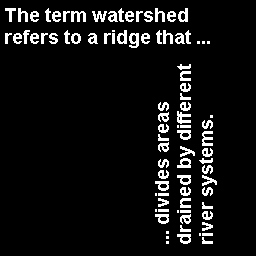
%> input picture Mathematical_Morphology_examples/text.png, 256 x 256 px
$ octave MathMorphTextDisk.m   (GNU Octave 9; MATLAB toolbox functions it lacks are replaced by stand-ins)
%> lines starting %> are read from the running program, lines starting %| are printed output that depends on the picture; in (x1, y1, x2, y2) boxes, pixels count from 0 and x2, y2 are one past the last pixel; in counts of white or black regions, pixels touching at a corner belong together; the program's own positions count from 1
%% Introduction to image processing workshop - semester two
%% You can run this code and check the results in the "Command Window"
%% Mathematical morphology image function
%%   /\
%%  /!!\
%% /!!!!\  Make sure that you load the image package using
%%/______\ "pkg load image"
%% Basic examples of Mathematical morphology: cameraman image
%% Made by Romuald Jolivot for BU introduction to image processing workshop


% Clear all previous data use clear function and closing all potential windows using close function for all data
clear all, close all

%%%%%%%%%%%%%%%%%%%%%%%%%%%%%%%%%%%%%%%%%%%%%%%%%%%%%%%%%%%%%%%%%%%%%%%%%%%%%%%%
%% Load image into a variable
%%%%%%%%%%%%%%%%%%%%%%%%%%%%%%%%%%%%%%%%%%%%%%%%%%%%%%%%%%%%%%%%%%%%%%%%%%%%%%%%


% Load an image using dialog box function uigetfile
% uigetfile function to get the file path and file name
%[filename, filepath]=uigetfile({"*.png;*.jpg","Choose cameraman image to load"});
% load the image using file path and file name put into Diskd bracked and separated with a comma ,
%Im = imread([filepath,filename]);


%% Load an image with the file name
Im = imread("text.png");
%> Im: size 256x256 logical; 7.3% white in thin lines or dots, all inside (x1, y1, x2, y2) = (5, 8, 217, 244)


%%%%%%%%%%%%%%%%%%%%%%%%%%%%%%%%%%%%%%%%%%%%%%%%%%%%%%%%%%%%%%%%%%%%%%%%%%%%%%%%
%% Structuring element: Disk
% Size 5
SESQ3=strel("disk",5,0);

% Size 7
SESQ5=strel("disk",7,0);

% Size 10
SESQ7=strel("disk",10,0);


% Apply erosion using Disk with different size
% Erosion Disk 5
ImErSq3 = imerode(Im,SESQ3);
%> ImErSq3: size 256x256 logical; every value is 0
% Erosion Disk 7
ImErSq5 = imerode(Im,SESQ5);
% Erosion Disk 10
ImErSq7 = imerode(Im,SESQ7);

% Display the results for Erosion Disk 5, 7, 10

figure(1)
subplot(2,2,1)
imshow(Im)
title("Original Image")
subplot(2,2,2)
imshow(ImErSq3)
title("Erosion Disk 5")
subplot(2,2,3)
imshow(ImErSq5)
title("Erosion Disk 7")
subplot(2,2,4)
imshow(ImErSq7)
title("Erosion Disk 10")

% Apply dilation using Disk with different size
% Dilation Disk 5
ImDiSq3 = imdilate(Im,SESQ3);
%> ImDiSq3: size 256x256 logical; 27% white; 2 white regions, box (x1, y1, x2, y2) and area: (150, 59, 222, 249) 9533, (0, 3, 215, 53) 8177
% Dilation Disk 7
ImDiSq5 = imdilate(Im,SESQ5);
%> ImDiSq5: size 256x256 logical; 31.1% white; 2 white regions, box (x1, y1, x2, y2) and area: (148, 57, 224, 251) 10934, (0, 1, 217, 55) 9440
% Dilation Disk 10
ImDiSq7 = imdilate(Im,SESQ7);
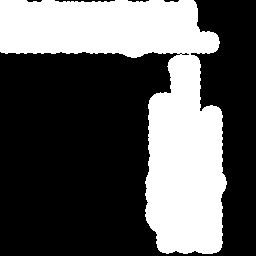
%> ImDiSq7: size 256x256 logical; 35.8% white; 1 white region, box (x1, y1, x2, y2) and area: (0, 0, 227, 254) 23488

% Display the results for Dilation Disk size 5, 7, 10

figure(2)
subplot(2,2,1)
imshow(Im)
title("Original Image")
subplot(2,2,2)
imshow(ImDiSq3)
title("Dilation Disk 5")
subplot(2,2,3)
imshow(ImDiSq5)
title("Dilation Disk 7")
subplot(2,2,4)
imshow(ImDiSq7)
title("Dilation Disk 10")


% Apply opening using Disk with different size
% Opening Disk 5
ImOpSq3 = imopen(Im,SESQ3);
% Opening Disk 7
ImOpSq5 = imopen(Im,SESQ5);
% Opening Disk 10
ImOpSq7 = imopen(Im,SESQ7);

% Display the results for opening Disk size 5, 7, 10

figure(3)
subplot(2,2,1)
imshow(Im)
title("Original Image")
subplot(2,2,2)
imshow(ImOpSq3)
title("Opening Disk 5")
subplot(2,2,3)
imshow(ImOpSq5)
title("Opening Disk 7")
subplot(2,2,4)
imshow(ImOpSq7)
title("Opening Disk 10")

% Apply closing using Disk with different size
% Closing Disk 5
ImClSq3 = imclose(Im,SESQ3);
%> ImClSq3: size 256x256 logical; 13.4% white; 5 white regions (2 under 20 px), largest, box (x1, y1, x2, y2) and area: (155, 64, 217, 244) 4759, (5, 8, 210, 48) 4011, (166, 230, 173, 244) 41
% Closing Disk 7
ImClSq5 = imclose(Im,SESQ5);
%> ImClSq5: size 256x256 logical; 19.5% white; 2 white regions, box (x1, y1, x2, y2) and area: (155, 64, 217, 244) 7122, (5, 8, 210, 48) 5659
% Closing Disk 10
ImClSq7 = imclose(Im,SESQ7);
%> ImClSq7: size 256x256 logical; 20.9% white; 2 white regions, box (x1, y1, x2, y2) and area: (155, 64, 217, 244) 7638, (5, 8, 210, 48) 6064

% Display the results for Closing Disk size 5, 7, 10

figure(4)
subplot(2,2,1)
imshow(Im)
title("Original Image")
subplot(2,2,2)
imshow(ImClSq3)
title("Closing Disk 5")
subplot(2,2,3)
imshow(ImClSq5)
title("Closing Disk 7")
subplot(2,2,4)
imshow(ImClSq7)
title("Closing Disk 10")


%% Applying erosion twice
ImErSq3_2 = imerode(ImErSq3,SESQ3);

figure(5)
subplot(1,3,1)
imshow(Im)
title("Original Image")
subplot(1,3,2)
imshow(ImErSq3)
title("Erosion Disk 5")
subplot(1,3,3)
imshow(ImErSq3)
title("Erosion Disk 5 x2")

%% Applying dilation twice
ImDiSq3_2 = imdilate(ImDiSq3,SESQ3);
%> ImDiSq3_2: size 256x256 logical; 35.7% white; 1 white region, box (x1, y1, x2, y2) and area: (0, 0, 227, 254) 23429

figure(6)
subplot(1,3,1)
imshow(Im)
title("Original Image")
subplot(1,3,2)
imshow(ImDiSq3)
title("Dilation Disk 5")
subplot(1,3,3)
imshow(ImDiSq3_2)
title("Dilation Disk 5 x2")


%%%%%%%%%%%%%%%%%%%%%%%%%%%%%%%%%%%%%%%%%%%%%%%%%%%%%%%%%%%%%%%%%%%%%%%%%%%%%%%%
%% Add salt and pepper noise
ImAddNoise = imnoise(double(Im), "salt & pepper",0.02);
%> ImAddNoise: size 256x256 double; values 0 (black) and 1 (white), 8.1% white in thin lines or dots

% Apply erosion using Disk with different size
% Erosion Disk 5
ImErSq3Noise = imerode(ImAddNoise,SESQ3);
%> ImErSq3Noise: size 256x256 double; every value is 0
% Erosion Disk 7
ImErSq5Noise = imerode(ImAddNoise,SESQ5);
% Erosion Disk 10
ImErSq7Noise = imerode(ImAddNoise,SESQ7);

% Display the results for Erosion Disk 3

figure(7)
subplot(2,2,1)
imshow(ImAddNoise)
title("Noisy Image")
subplot(2,2,2)
imshow(ImErSq3Noise)
title("Erosion Disk 5")
subplot(2,2,3)
imshow(ImErSq5Noise)
title("Erosion Disk 7")
subplot(2,2,4)
imshow(ImErSq7Noise)
title("Erosion Disk 10")

% Apply dilation using Disk with different size
% Dilation Disk 3
ImDiSq3Noise = imdilate(ImAddNoise,SESQ3);
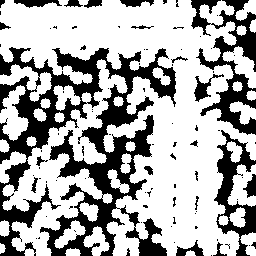
%> ImDiSq3Noise: size 256x256 double; values 0 (black) and 1 (white), 67.2% white; 89 black regions (68 under 20 px), largest, box (x1, y1, x2, y2) and area: (0, 47, 176, 256) 14490, (191, 0, 256, 135) 3176, (214, 130, 256, 256) 1894
% Dilation Disk 5
ImDiSq5Noise = imdilate(ImAddNoise,SESQ5);
%> ImDiSq5Noise: size 256x256 double; values 0 (black) and 1 (white), 84% white; 90 black regions (42 under 20 px), largest, box (x1, y1, x2, y2) and area: (0, 91, 64, 161) 1096, (62, 137, 127, 200) 931, (52, 50, 107, 95) 755
% Dilation Disk 3
ImDiSq7Noise = imdilate(ImAddNoise,SESQ7);
%> ImDiSq7Noise: size 256x256 double; values 0 (black) and 1 (white), 97.4% white; 54 black regions (28 under 20 px), largest, box (x1, y1, x2, y2) and area: (241, 37, 256, 56) 162, (143, 244, 162, 256) 151, (106, 110, 125, 121) 138

% Display the results for Dilation Disk size 5, 7, 10

figure(8)
subplot(2,2,1)
imshow(ImAddNoise)
title("Noisy Image")
subplot(2,2,2)
imshow(ImDiSq3Noise)
title("Dilation Disk 5")
subplot(2,2,3)
imshow(ImDiSq5Noise)
title("Dilation Disk 7")
subplot(2,2,4)
imshow(ImDiSq7Noise)
title("Dilation Disk 10")


% Apply opening using Disk with different size
% Opening Disk 5
ImOpSq3Noise = imopen(ImAddNoise,SESQ3);
% Opening Disk 7
ImOpSq5Noise = imopen(ImAddNoise,SESQ5);
% Opening Disk 10
ImOpSq7Noise = imopen(ImAddNoise,SESQ7);

% Display the results for opening Disk size 5, 7, 10

figure(9)
subplot(2,2,1)
imshow(ImAddNoise)
title("Noisy Image")
subplot(2,2,2)
imshow(ImOpSq3Noise)
title("Opening Disk 5")
subplot(2,2,3)
imshow(ImOpSq5Noise)
title("Opening Disk 7")
subplot(2,2,4)
imshow(ImOpSq7Noise)
title("Opening Disk 10")

% Apply closing using Disk with different size
% Closing Disk 5
ImClSq3Noise = imclose(ImAddNoise,SESQ3);
%> ImClSq3Noise: size 256x256 double; values 0 (black) and 1 (white), 20.6% white; 322 white regions (304 under 20 px), largest, box (x1, y1, x2, y2) and area: (143, 61, 220, 252) 6114, (0, 1, 211, 62) 5946, (41, 164, 58, 180) 129
% Closing Disk 7
ImClSq5Noise = imclose(ImAddNoise,SESQ5);
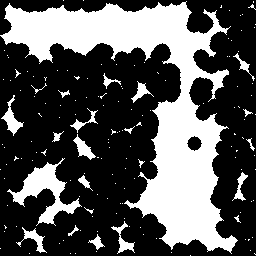
%> ImClSq5Noise: size 256x256 double; values 0 (black) and 1 (white), 33.7% white; 157 white regions (134 under 20 px), largest, box (x1, y1, x2, y2) and area: (0, 1, 238, 254) 18214, (7, 158, 82, 226) 1543, (1, 95, 24, 136) 290
% Closing Disk 10
ImClSq7Noise = imclose(ImAddNoise,SESQ7);
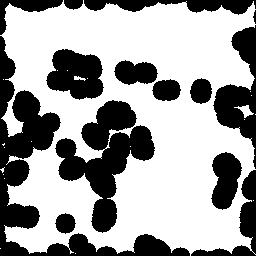
%> ImClSq7Noise: size 256x256 double; values 0 (black) and 1 (white), 63.1% white; 14 black regions, largest, box (x1, y1, x2, y2) and area: (0, 36, 190, 256) 7136, (55, 100, 155, 233) 5526, (213, 25, 256, 169) 2523

% Display the results for Closing Disk size 5, 7, 10

figure(10)
subplot(2,2,1)
imshow(ImAddNoise)
title("Noisy Image")
subplot(2,2,2)
imshow(ImClSq3Noise)
title("Closing Disk 5")
subplot(2,2,3)
imshow(ImClSq5Noise)
title("Closing Disk 7")
subplot(2,2,4)
imshow(ImClSq7Noise)
title("Closing Disk 10")


%% Applying erosion twice
ImErSq3_2Noise = imerode(ImErSq3Noise,SESQ3);

figure(11)
subplot(1,3,1)
imshow(ImAddNoise)
title("Noisy Image")
subplot(1,3,2)
imshow(ImErSq3Noise)
title("Erosion Disk 5")
subplot(1,3,3)
imshow(ImErSq3_2Noise)
title("Erosion Disk 5 x2")

%% Applying dilation twice
ImDiSq3_2Noise = imdilate(ImDiSq3Noise,SESQ3);
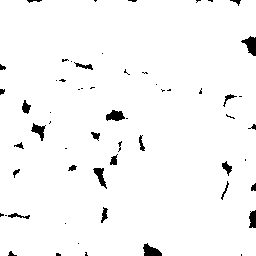
%> ImDiSq3_2Noise: size 256x256 double; values 0 (black) and 1 (white), 97.2% white; 59 black regions (33 under 20 px), largest, box (x1, y1, x2, y2) and area: (241, 36, 256, 56) 168, (143, 243, 162, 256) 154, (106, 110, 125, 121) 145

figure(12)
subplot(1,3,1)
imshow(ImAddNoise)
title("Noisy Image")
subplot(1,3,2)
imshow(ImDiSq3Noise)
title("Dilation Disk 5")
subplot(1,3,3)
imshow(ImDiSq3_2Noise)
title("Dilation Disk 5 x2")

%%%%%%%%%%%%%%%%%%%%%%%%%%%%%%%%%%%%%%%%%%%%%%%%%%%%%%%%%%%%%%%%%%%%%%%%%%%%%%%%
%% Getting External gradient, Internal gradient and Gradient image

% External gradient = Image dilated (with 3x3 Disk) - Image original
ExtGradientIm = ImDiSq3 - Im;
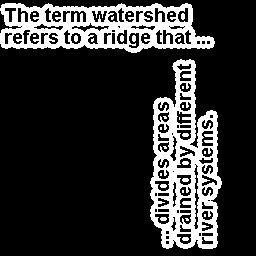
%> ExtGradientIm: size 256x256 double; values 0 (black) and 1 (white), 19.7% white; 33 white regions (21 under 20 px), largest, box (x1, y1, x2, y2) and area: (150, 59, 222, 249) 6714, (0, 3, 215, 53) 5842, (181, 13, 185, 20) 24

% Internal gradien = Image original - Image eroded (with 3x3 Disk)
IntGradientIm = Im - ImErSq3;

GradientImage = ExtGradientIm - IntGradientIm;
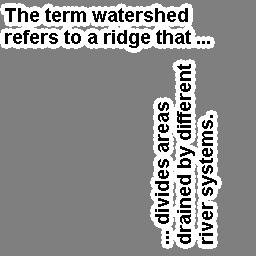
%> GradientImage: size 256x256 double; min -1, max 1, mean 0.125; drawn with min black and max white

% Display result of gradients
figure(13)
subplot(2,2,1)
imshow(Im)
title("Original Image")
subplot(2,2,2)
imshow(ExtGradientIm)
title("External Gradient Image")
subplot(2,2,3)
imshow(IntGradientIm)
title("Internal Gradient Image")
subplot(2,2,4)
imshow(GradientImage)
title("Gradient Image")
